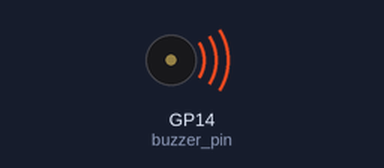
A program run on a simulated Raspberry Pi Pico running MicroPython. Parts: buzzer (waves = sounding, pin HIGH). At 2.0 s the program stops and its outputs stay as they are.

Above: at 0.2 s.
Timing chart, 0 to 3.5 s (numbered marks = the images above):
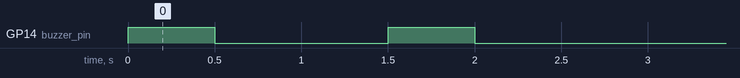

The program:

buzzer_test.py
```python
from machine import Pin
import utime

buzzer_pin = Pin(14, Pin.OUT)

def beep(duration):
        buzzer_pin.high()
        utime.sleep(duration)
        buzzer_pin.low()


beep(0.5)  #  Make a short beep for 0.5 seconds
utime.sleep(1)  # Add a pause
beep(0.5)
```

Measured:
- by itself, GP14 (buzzer_pin): alternates HIGH for 0.50 s and LOW for 1.0 s
